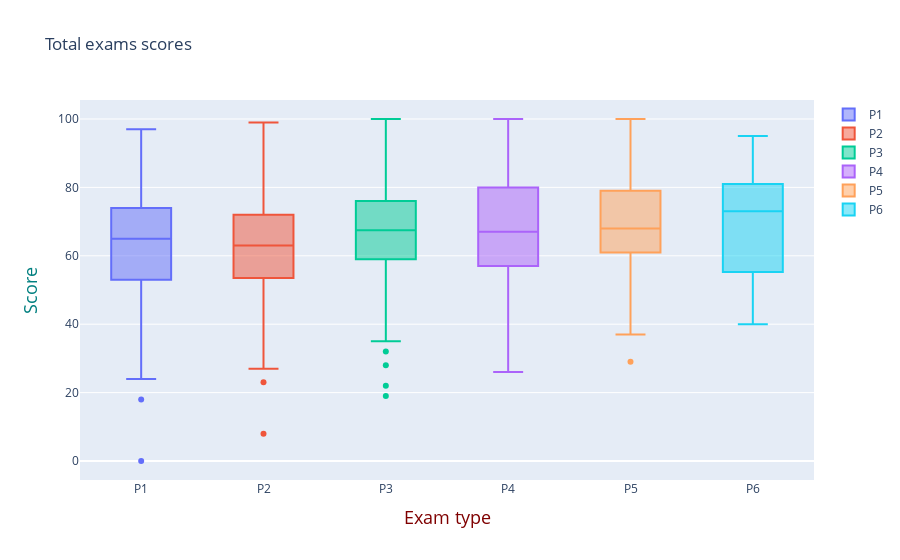

Notebook source saved alongside this figure:
### Code cell
# Create a variable to hold the values to be ploted
to_plot = []
# This contains main dataset indexing and plot dataset creation in a single line
to_plot.append(Box( y=parent_1_math, name="P1", showlegend=True ) )
to_plot.append(Box( y=parent_2_math, name="P2", showlegend=True ) )
to_plot.append(Box( y=parent_3_math, name="P3", showlegend=True ) )
to_plot.append(Box( y=parent_4_math, name="P4", showlegend=True ) )
to_plot.append(Box( y=parent_5_math, name="P5", showlegend=True ) )
to_plot.append(Box( y=parent_6_math, name="P6", showlegend=True ) )

# Layout, descriptions of the plot's style
layout = Layout(
    title="Total exams scores",
    xaxis=dict(
        title="Exam type",
        titlefont=dict(
            size=18,
            color='#7f0000'
        )
    ),
    yaxis=dict(
        title="Score",
        titlefont=dict(
            size=18,
            color='#007f7f'
        )
    ),
)

# This is where the plotting happens
# We call an offline plot module from the plotly library
# We tell it, that data to be plotted is contained in the to_plot variable and 
# the style of the plot is described in the layout variable

plotly.offline.iplot({
    "data": to_plot,
    "layout": layout
})

### Figure 1 — Plotly figure (JSON) as saved in the notebook; plotly's stock layout.template omitted (floating-point values rounded to 4 significant figures; data arrays with more than 128 entries replaced by an {"elided": "..."} marker saying what was removed)
{"data": [{"name": "P1", "showlegend": true, "type": "box", "y": {"elided": "179 int values"}}, {"name": "P2", "showlegend": true, "type": "box", "y": {"elided": "196 int values"}}, {"name": "P3", "showlegend": true, "type": "box", "y": {"elided": "226 int values"}}, {"name": "P4", "showlegend": true, "type": "box", "y": {"elided": "222 int values"}}, {"name": "P5", "showlegend": true, "type": "box", "y": [72, 74, 67, 79, 80, 65, 65, 68, 99, 75, 78, 79, 51, 74, 58, 68, 77, 54, 96, 43, 77, 78, 82, 67, 83, 63, 80, 63, 69, 83, 73, 73, 88, 65, 66, 67, 59, 63, 83, 77, 52, 61, 49, 61, 59, 66, 64, 51, 71, 86, 37, 79, 100, 53, 75, 71, 76, 81, 55, 86, 69, 29, 66, 85, 87, 96, 48, 92, 68, 91, 63, 44, 68, 92, 56, 94, 37, 88, 62, 61, 66, 65, 77, 66, 59, 79, 87, 62, 80, 50, 70, 75, 62, 91, 59, 45, 61, 78, 74, 64, 97, 65, 39, 43, 63, 71, 55, 93, 67, 70, 50, 52, 47, 100, 70, 75, 89, 62]}, {"name": "P6", "showlegend": true, "type": "box", "y": [90, 50, 46, 73, 62, 56, 62, 87, 82, 89, 49, 81, 58, 81, 52, 62, 69, 45, 80, 65, 77, 85, 79, 73, 70, 47, 55, 74, 40, 79, 77, 54, 64, 79, 61, 61, 53, 54, 84, 40, 95, 94, 81, 67, 79, 77, 52, 54, 90, 91, 71, 81, 50, 85, 73, 72, 78, 92, 88]}], "layout": {"title": {"text": "Total exams scores"}, "xaxis": {"title": {"font": {"color": "#7f0000", "size": 18}, "text": "Exam type"}}, "yaxis": {"title": {"font": {"color": "#007f7f", "size": 18}, "text": "Score"}}}}
